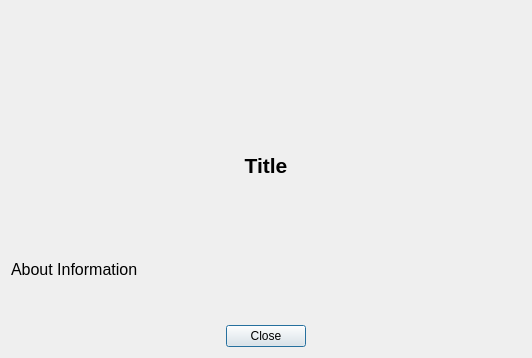
<?xml version="1.0" encoding="UTF-8"?>
<ui version="4.0">
 <class>dlgAbout</class>
 <widget class="QDialog" name="dlgAbout">
  <property name="geometry">
   <rect>
    <x>0</x>
    <y>0</y>
    <width>532</width>
    <height>358</height>
   </rect>
  </property>
  <property name="windowTitle">
   <string>Spurpoint Messaging: About</string>
  </property>
  <property name="windowIcon">
   <iconset resource="icons.qrc">
    <normaloff>:/Main/briefpoint_Icon.ico</normaloff>:/Main/briefpoint_Icon.ico</iconset>
  </property>
  <layout class="QVBoxLayout" name="verticalLayout">
   <item>
    <layout class="QHBoxLayout" name="horizontalLayout_2">
     <item>
      <spacer name="horizontalSpacer_3">
       <property name="orientation">
        <enum>Qt::Orientation::Horizontal</enum>
       </property>
       <property name="sizeHint" stdset="0">
        <size>
         <width>40</width>
         <height>20</height>
        </size>
       </property>
      </spacer>
     </item>
     <item>
      <widget class="QLabel" name="label">
       <property name="maximumSize">
        <size>
         <width>500</width>
         <height>150</height>
        </size>
       </property>
       <property name="text">
        <string/>
       </property>
       <property name="pixmap">
        <pixmap resource="icons.qrc">:/Main/briefpoint_logo.png</pixmap>
       </property>
       <property name="scaledContents">
        <bool>true</bool>
       </property>
       <property name="alignment">
        <set>Qt::AlignmentFlag::AlignCenter</set>
       </property>
      </widget>
     </item>
     <item>
      <spacer name="horizontalSpacer_4">
       <property name="orientation">
        <enum>Qt::Orientation::Horizontal</enum>
       </property>
       <property name="sizeHint" stdset="0">
        <size>
         <width>40</width>
         <height>20</height>
        </size>
       </property>
      </spacer>
     </item>
    </layout>
   </item>
   <item>
    <widget class="QLabel" name="lblApplicationTitle">
     <property name="font">
      <font>
       <pointsize>16</pointsize>
       <bold>true</bold>
      </font>
     </property>
     <property name="text">
      <string>Title</string>
     </property>
     <property name="alignment">
      <set>Qt::AlignmentFlag::AlignCenter</set>
     </property>
    </widget>
   </item>
   <item>
    <widget class="QLabel" name="lblInformation">
     <property name="font">
      <font>
       <pointsize>12</pointsize>
      </font>
     </property>
     <property name="text">
      <string>About Information</string>
     </property>
     <property name="wordWrap">
      <bool>true</bool>
     </property>
    </widget>
   </item>
   <item>
    <layout class="QHBoxLayout" name="horizontalLayout">
     <item>
      <spacer name="horizontalSpacer">
       <property name="orientation">
        <enum>Qt::Orientation::Horizontal</enum>
       </property>
       <property name="sizeHint" stdset="0">
        <size>
         <width>40</width>
         <height>20</height>
        </size>
       </property>
      </spacer>
     </item>
     <item>
      <widget class="QPushButton" name="butAboutClose">
       <property name="text">
        <string>Close</string>
       </property>
      </widget>
     </item>
     <item>
      <spacer name="horizontalSpacer_2">
       <property name="orientation">
        <enum>Qt::Orientation::Horizontal</enum>
       </property>
       <property name="sizeHint" stdset="0">
        <size>
         <width>40</width>
         <height>20</height>
        </size>
       </property>
      </spacer>
     </item>
    </layout>
   </item>
  </layout>
 </widget>
 <resources>
  <include location="icons.qrc"/>
 </resources>
 <connections/>
</ui>
